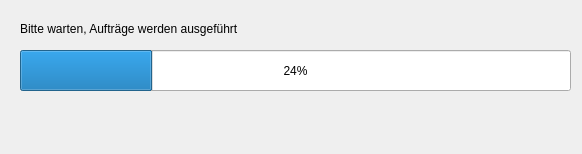
<?xml version="1.0" encoding="UTF-8"?>
<ui version="4.0">
 <class>progressDialog</class>
 <widget class="QDialog" name="progressDialog">
  <property name="geometry">
   <rect>
    <x>0</x>
    <y>0</y>
    <width>582</width>
    <height>154</height>
   </rect>
  </property>
  <property name="windowTitle">
   <string>Fortschritt</string>
  </property>
  <widget class="QLabel" name="label">
   <property name="geometry">
    <rect>
     <x>20</x>
     <y>20</y>
     <width>541</width>
     <height>18</height>
    </rect>
   </property>
   <property name="text">
    <string>Bitte warten, Aufträge werden ausgeführt</string>
   </property>
  </widget>
  <widget class="QProgressBar" name="progressBar">
   <property name="geometry">
    <rect>
     <x>20</x>
     <y>50</y>
     <width>551</width>
     <height>41</height>
    </rect>
   </property>
   <property name="value">
    <number>24</number>
   </property>
  </widget>
 </widget>
 <resources/>
 <connections/>
</ui>
